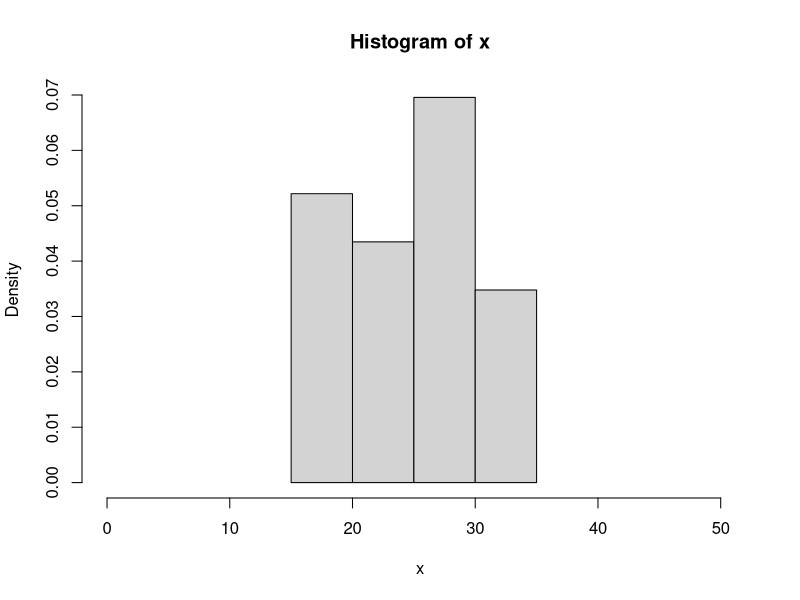
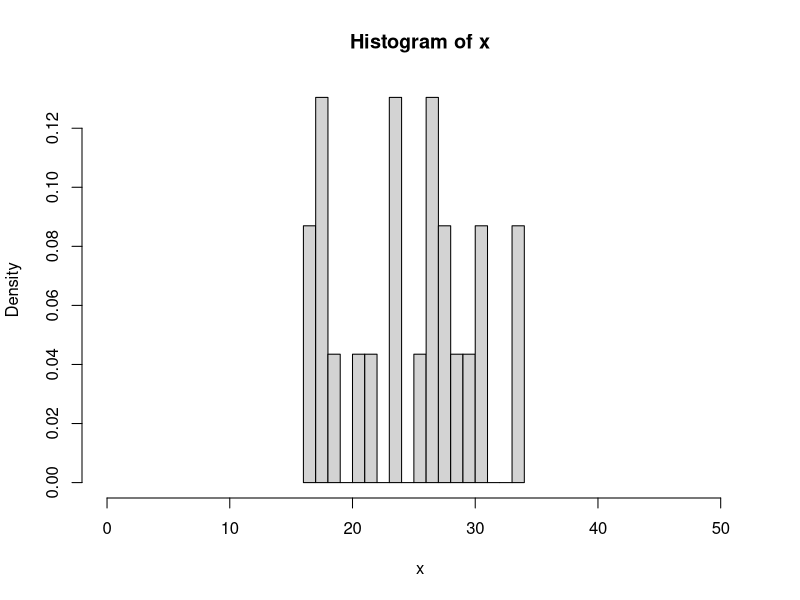
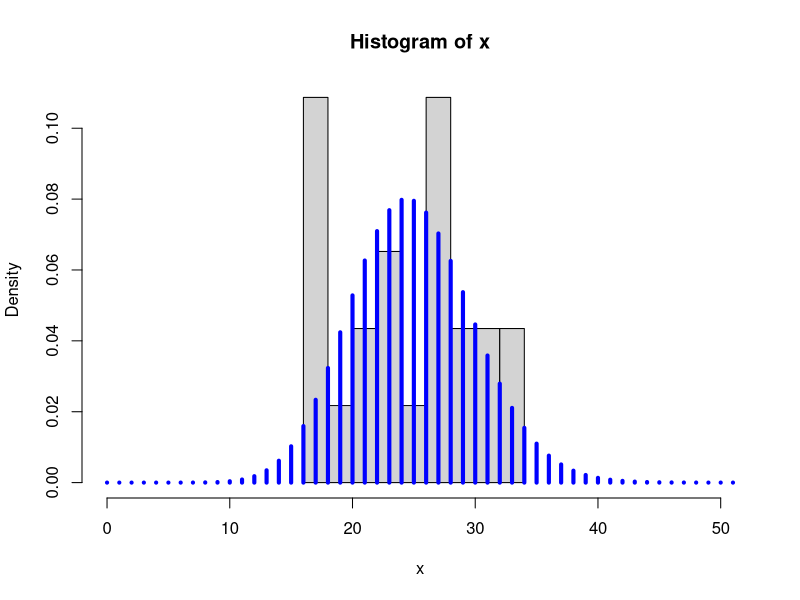
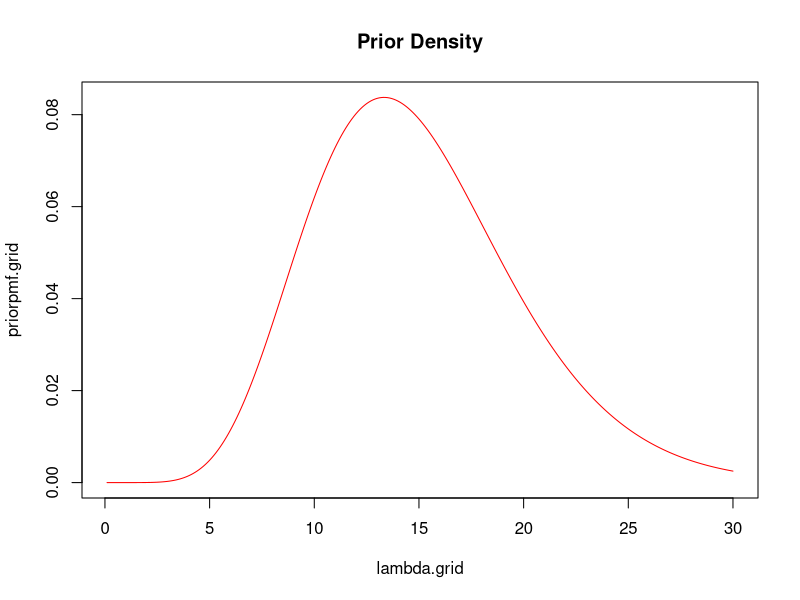
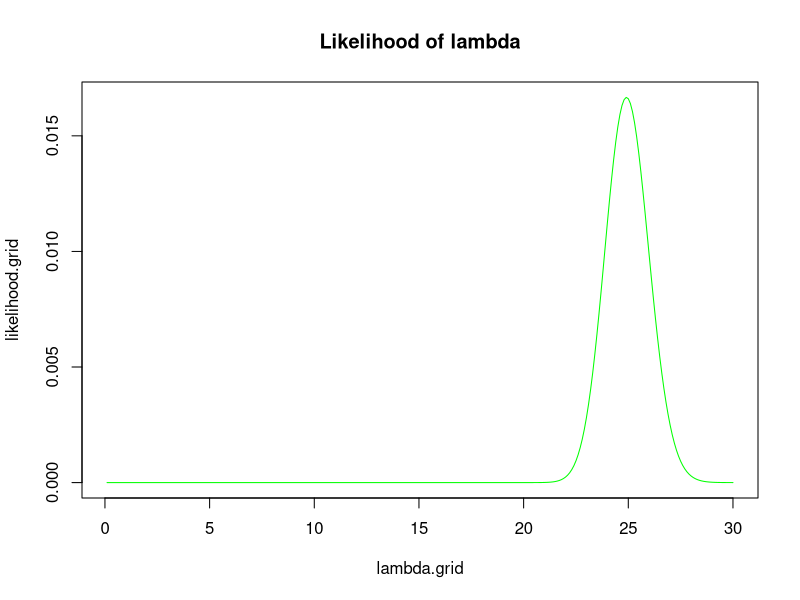
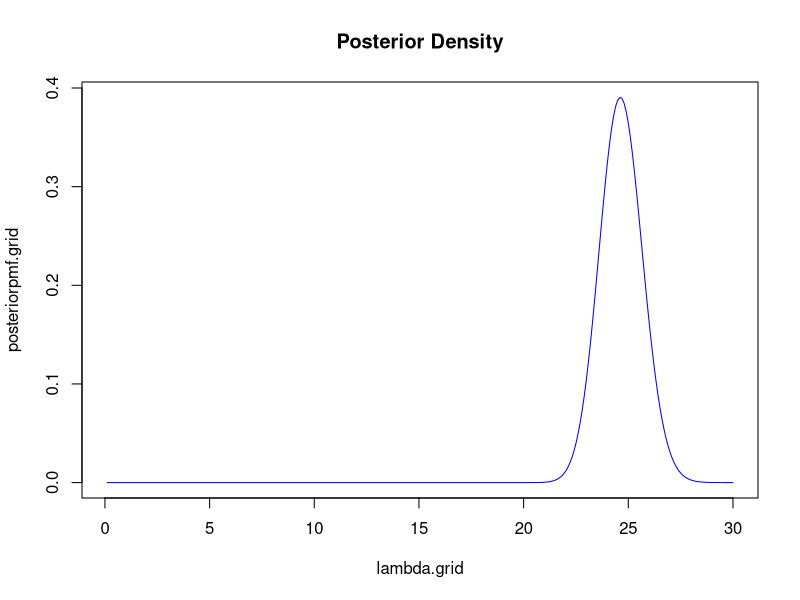
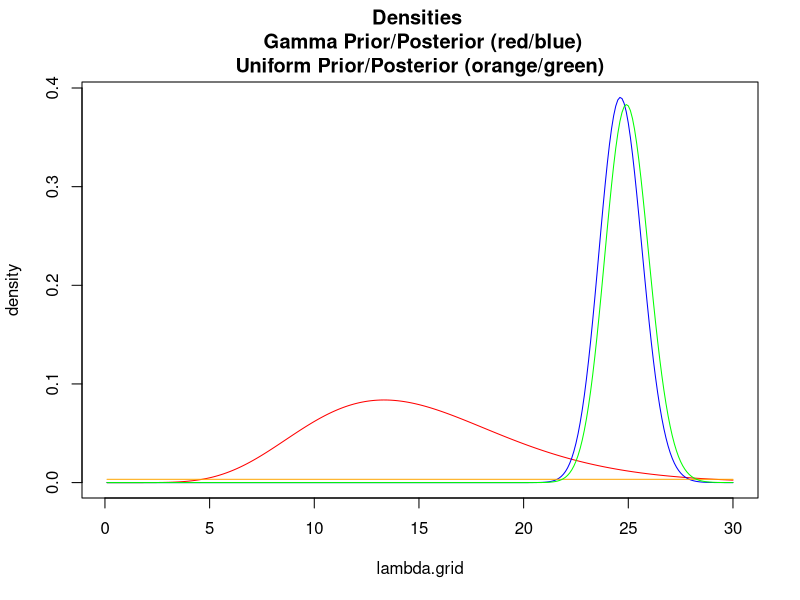

The R script that drew these images, in order:
# Rproject4_Bayesian_Poisson.r

# Example 8.4.A:  Counts of asbestos fibers on filters
#       Steel et al. 1980

# 1.  Data ----
x=c(31,29,19,18,31,28,
    34,27,34,30,16,18,
    26,27,27,18,24,22,
    28,24,21,17,24)


# 2.  Parameter Estimation of Poisson----

# Suppose x is a sample of size n=23 from a Poisson(lambda) distribution
#
#   2.1 Estimate of lambda (MOM and MLE are the same)

lambda.hat=mean(x)

print(lambda.hat)
# 

par(mfcol=c(1,1))
#   2.2 Plot histograms of sample data

#     Vary argument nclass= for number of bins
hist(x, xlim=c(0,1.5*max(x)), probability=TRUE)

hist(x,nclass=15, xlim=c(0,1.5*max(x)), probability=TRUE)

hist(x,nclass=10, xlim=c(0,1.5*max(x)), probability=TRUE)
# Add plot of pmf function for fitted Poisson distribution
x.grid=seq(0,1.5*max(x),1)
x.probs=dpois(x.grid, lambda=lambda.hat)

lines(x.grid,x.probs, type="h", col='blue',lwd=4)

# 
lambda.hat.sterror=sqrt(lambda.hat/length(x))

print(lambda.hat.sterror)

# 3. Approximate Confidence Interval for lambda ----
#
#   Confidence Level: 90%

lambda.CI.Limits=lambda.hat + c(-1,1)*qnorm(.95)*lambda.hat.sterror
print(lambda.CI.Limits)

# Note:
qnorm(.95)
qnorm(.05) #= -qnorm(.95)

# 4.  Bayesian Approach ----
#
#   4.1 Prior distribution for lambda ----
#   Gamma(shape=alpha0, rate=nu0) distribution with
#     prior mean = 15
#     prior variance = 5*5
#
#       For a Gamma distribution
#         mean = mu = alpha0/nu0
#         variance =sigsq= alpha0/(nu0*nu0)
#
#       Solving for Gamma parameters
#         nu0 = mu/sigsq
nu0= 15/25
#     alpha0=mu*nu0
alpha0=nu0*15

lambda.grid=seq(0.1,30,.1)
lambda.grid.priorpmf=dgamma(lambda.grid, shape=alpha0, rate=nu0)
priorpmf.grid =dgamma(lambda.grid, shape=alpha0, rate=nu0)

#   4.2 Plot prior, likelihood, and posterior ----
#par(mfcol=c(3,1))
# Plot Prior Density 

plot(lambda.grid, priorpmf.grid,
     col='red', type="l", 
     main="Prior Density")

# Plot Likelihood
# Sum(x) is Poisson(lambda.sum) where lambda.sum=n*lambda
likelihood.grid=dpois(sum(x),lambda=length(x)*lambda.grid)

plot(lambda.grid,likelihood.grid,
     main="Likelihood of lambda", col='green',type="l")


# Plot Posterior
# Posterior parameters

alpha1= alpha0 + sum(x)
nu1 = nu0 + length(x)

posteriorpmf.grid=dgamma(lambda.grid,shape=alpha1, rate=nu1)


plot(lambda.grid, posteriorpmf.grid,
    main="Posterior Density", col='blue', type="l")

#     Plot of all densities together ----
par(mfcol=c(1,1))

plot(lambda.grid, posteriorpmf.grid,ylab="density",
     main="Densities \n Gamma Prior/Posterior (red/blue)\n",
  type="n")

lines(lambda.grid, priorpmf.grid, col='red')

lines(lambda.grid, posteriorpmf.grid, col='blue')

#     Add case of Uniform prior ----
lines(lambda.grid, (1+0*priorpmf.grid)*.1/30, col='orange')
posteriorpmf.uniformprior.grid=dgamma(lambda.grid,shape=1+ sum(x), rate= length(x))

lines(lambda.grid, posteriorpmf.uniformprior.grid, col='green')

title(main="\n\nUniform Prior/Posterior (orange/green)")

      
# 5. Point and Interval Estimates ----

#   5.1  First posterior distribution

#     Parameters/attributes
posterior.mean=alpha1/nu1
posterior.stdev=sqrt(alpha1/(nu1*nu1))
posterior.mode= (alpha1-1)/nu1
#     90% posterior predictive interval
posterior.llimit=qgamma(.05, shape=alpha1, rate=nu1)
posterior.ulimit=qgamma(.95, shape=alpha1, rate=nu1)
#   Summary table
bayes1.attributes=data.frame(
  mode=posterior.mode,
  mean=posterior.mean,
  stdev=posterior.stdev,
  ulimit=posterior.ulimit,
  llimit=posterior.llimit)


#   5.2  Second posterior distribution

#     Parameters/attributes
# Reset posterior parameters corresponding to uniform prior
alpha1=sum(x)
nu1=length(x)

posterior.mean=alpha1/nu1
posterior.stdev=sqrt(alpha1/(nu1*nu1))
posterior.mode= (alpha1-1)/nu1
#   90% posterior predictive interval
posterior.llimit=qgamma(.05, shape=alpha1, rate=nu1)
posterior.ulimit=qgamma(.95, shape=alpha1, rate=nu1)
#   Summary table
bayes2.attributes=data.frame(
  mode=posterior.mode,
  mean=posterior.mean,
  stdev=posterior.stdev,
  ulimit=posterior.ulimit,
  llimit=posterior.llimit)

#   5.3 MLE Estimates/Confidence Interval
mle.attributes=data.frame(
  mode=lambda.hat,
  mean=NA,
  stdev=sqrt(lambda.hat/length(x)),
  ulimit=lambda.hat + qnorm(.95)*sqrt(lambda.hat/length(x)),
  llimit=lambda.hat + qnorm(.05)*sqrt(lambda.hat/length(x)))

estimates.table=data.frame(cbind(Bayes1=t(bayes1.attributes), Bayes2=t(bayes2.attributes),
                                 MLE=t(mle.attributes))
)
dimnames(estimates.table)[[2]]<-c("Bayes 1", "Bayes 2", "Maximum Likelihood")

print(estimates.table)
